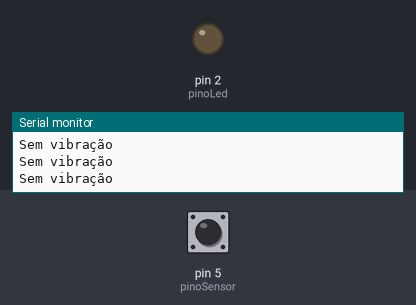
Simulated run of this sketch. Board: Arduino Uno, built with avr-gcc and run on an emulated ATmega328P. Shown: output pins drawn as LEDs (lit = HIGH), the last lines printed to the serial monitor. The test bench sets the inputs (shaded band); at power-on: pin 5 (pinoSensor) LOW.

Above: at 1.2 s.
1.3 s: pin 5 (pinoSensor) driven HIGH
At 2.1 s:
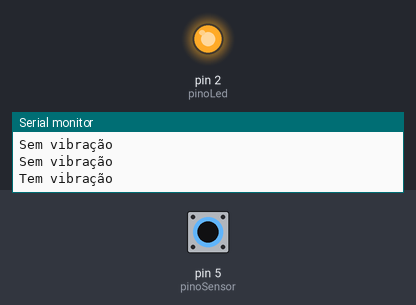
2.8 s: pin 5 (pinoSensor) driven LOW
At 3.6 s:
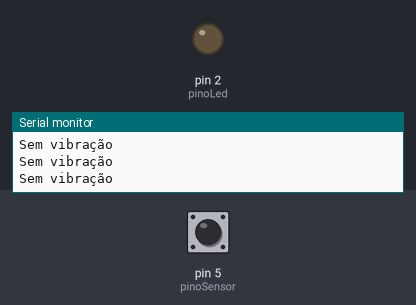
5.8 s: pin 5 (pinoSensor) pulsed HIGH 2 times (0.12 s each, 0.3 s apart)
At 6.5 s:
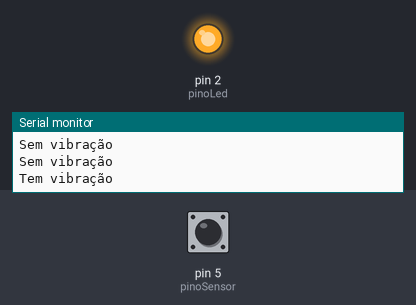
Timing chart, 0 to 9.3 s (numbered marks = the images above; inputs shaded):
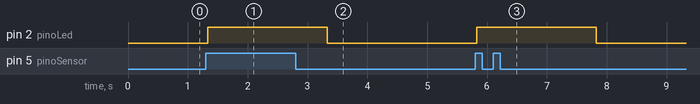

The sketch:

vibra__o.ino
```cpp
const int pinoLed = 2; //PINO DIGITAL UTILIZADO PELO LED
const int pinoSensor = 5; //PINO DIGITAL UTILIZADO PELO SENSOR

void setup(){
  pinMode(pinoSensor, INPUT); //DEFINE O PINO COMO ENTRADA
  pinMode(pinoLed, OUTPUT); //DEFINE O PINO COMO SAÍDA
  digitalWrite(pinoLed, LOW); //LED INICIA DESLIGADO
  Serial.begin(9600);
}

void loop(){
  if(digitalRead(pinoSensor) == HIGH){ //SE A LEITURA DO PINO FOR IGUAL A HIGH, FAZ
      Serial.println("Tem vibração");
      digitalWrite(pinoLed, HIGH); //ACENDE O LED
      delay(2000);
  }else{ //SENÃO, FAZ
    digitalWrite(pinoLed, LOW); //APAGA O LED
    Serial.println("Sem vibração");

  }
}
```

Measured:
- after the input at 1.3 s, pin 2 (pinoLed): LOW → HIGH at once
- after the input at 2.8 s, pin 2 (pinoLed): HIGH → LOW after 0.53 s
- after the input at 5.8 s, pin 2 (pinoLed): LOW → HIGH at once, → LOW 2.0 s later
